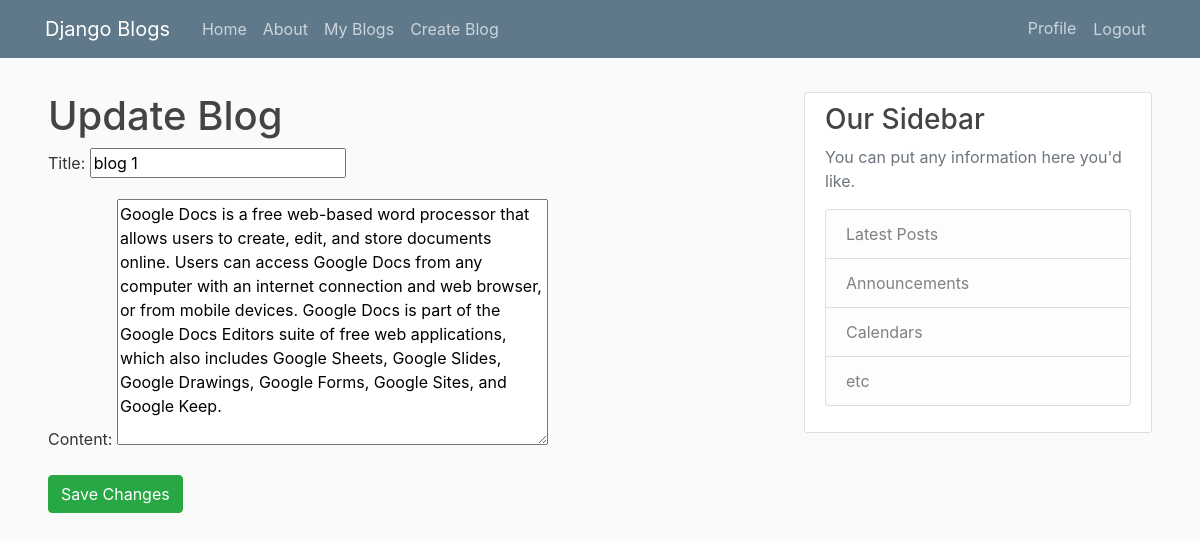
The page /update/6/ (signed in) on the database its author committed.
### blogapp/models.py (models this page shows, shortened)
class Post(models.Model):
    title = models.CharField(max_length=100)
    content = models.TextField()
    date_posted = models.DateTimeField(default=timezone.now)
    auther = models.ForeignKey(User, on_delete=models.CASCADE)

### blogapp/views.py (the view)
# urls.py: path('update/<int:pk>/', views.update_blog, name='update-blog'),
@login_required
def update_blog(request, pk):
    blog = get_object_or_404(Post, pk=pk, auther=request.user)
    if request.method == 'POST':
        form = BlogForm(request.POST, instance=blog)
        if form.is_valid():
            form.save()
            return redirect('blog-userblogs')
    else:
        form = BlogForm(instance=blog)
    return render(request, 'blogs/update_blog.html', {'form': form})

### blogapp/form.py
class BlogForm(forms.ModelForm):
    class Meta:
        model = Post
        fields = ['title', 'content']
        odering = ['-date_posted']

### blogapp/templates/blogs/update_blog.html (shortened to what this page needs)
{% extends "blogs/base.html" %}
{% block content %}
  <h1>Update Blog</h1>
  <form method="POST">
    {{ form.as_p }}
    <button type="submit" class="btn btn-success">Save Changes</button>
  </form>
{% endblock %}

### blogapp/static/blogs/main.css (style rules this page uses)
body { background: #fafafa; color: #333333; margin-top: 5rem; }
h1, h2, h3, h4, h5, h6 { color: #444444; }

### rows shown on the page
Post: title "blog 1", content "Google Docs is a free web-based word processor that allows users to create, edit, and store documents online. Users can access Google Docs from any computer with an internet connection and web browser, or from mobile devices. Google Docs is part of the Google Docs Editors suite of free web applications, which also includes Google Sheets, Google Slides, Google Drawings, Google Forms, Google Sites, and Google Keep."
